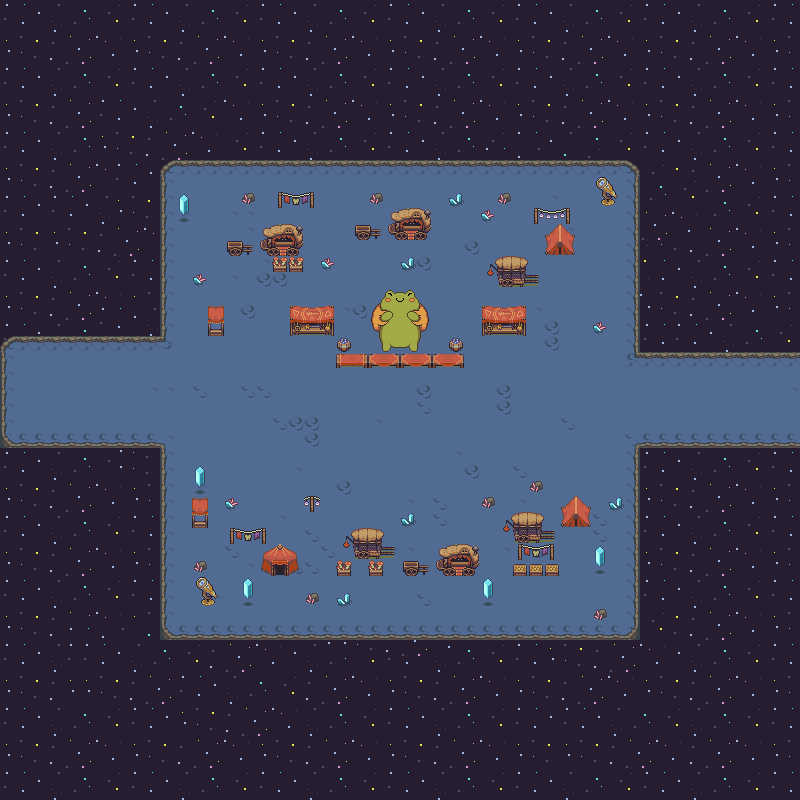

Rendered tile map (Tiled .tmx) drawn with the repository's tilesets; below, a short description and the map source with its tile grids summarised:
An orthogonal 50x50 tile map with 16x16 px tiles, 3 tile layers (Fondo, Base, Colisionables), 6 tilesets and 7 objects (Player, sword, bow, crossbow, staff, ...).

<map version="1.10" tiledversion="1.10.2" orientation="orthogonal" renderorder="right-down" width="50" height="50" tilewidth="16" tileheight="16" infinite="0" nextlayerid="13" nextobjectid="23">
 <tileset firstgid="1" name="Forest Props" tilewidth="16" tileheight="16" tilecount="1110" columns="30">
  <image source="tileset_tienda/Forest Props.png" width="480" height="592" />
 </tileset>
 <tileset firstgid="1111" source="tileset_tienda/tf_dd_A5_1.tsx" />
 <tileset firstgid="1239" source="tileset_tienda/TilesetProps02.tsx" />
 <tileset firstgid="1316" source="tileset_tienda/TilesetProps.tsx" />
 <tileset firstgid="1459" source="tileset_tienda/tf_dd_B_1.tsx" />
 <tileset firstgid="1715" source="tileset_tienda/Front_Idle_01.tsx" />
 <layer id="1" name="Fondo" width="50" height="50">
  <data>[2500 cells, 2500 non-empty, 48 distinct tile ids]</data>
 </layer>
 <layer id="2" name="Base" width="50" height="50">
  <data>[2500 cells, 894 non-empty, 4 distinct tile ids]</data>
 </layer>
 <layer id="3" name="Colisionables" width="50" height="50">
  <data>[2500 cells, 313 non-empty, 85 distinct tile ids]</data>
 </layer>
 <objectgroup id="12" name="boss" />
 <objectgroup id="9" name="enemy" />
 <objectgroup id="10" name="player">
  <object id="13" name="Player" x="39.723" y="395.392">
   <point />
  </object>
 </objectgroup>
 <objectgroup id="11" name="weapon">
  <object id="14" name="sword" x="315.5" y="418.833">
   <point />
  </object>
  <object id="16" name="bow" x="381" y="420.167">
   <point />
  </object>
  <object id="17" name="crossbow" x="446.834" y="419.833">
   <point />
  </object>
  <object id="19" name="staff" x="314.5" y="466.666">
   <point />
  </object>
  <object id="20" name="hacha" x="380.5" y="467.5">
   <point />
  </object>
  <object id="21" name="spear" x="447.833" y="468.167">
   <point />
  </object>
 </objectgroup>
</map>
